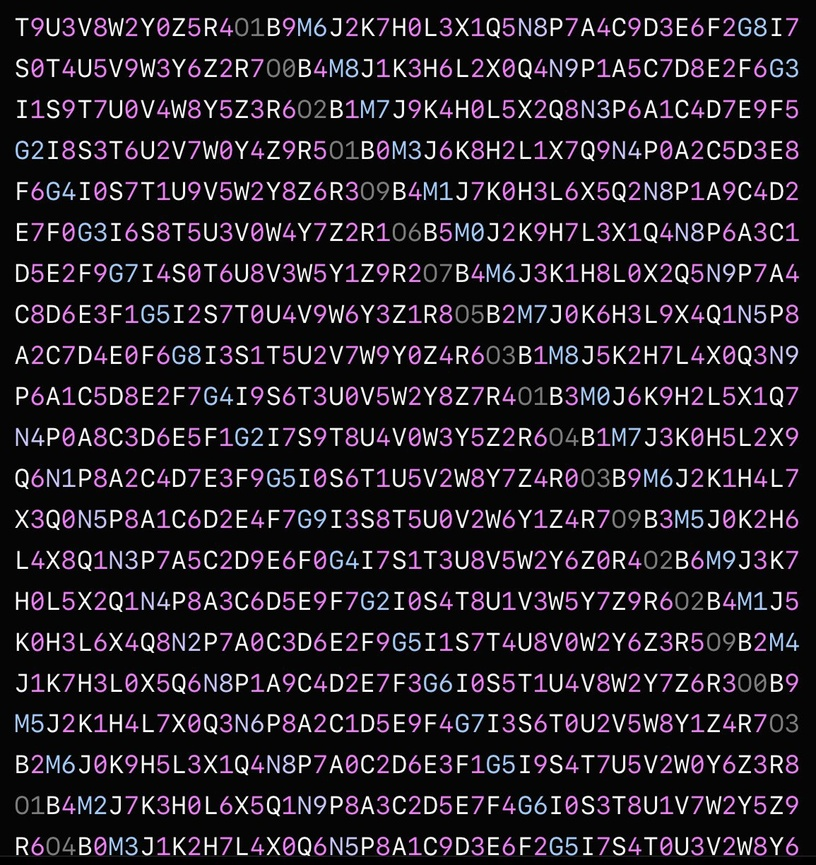
#> input picture puzzles/9vw04-gem-finder/data/puzzle_wayback.jpg, 816 x 865 px, shrunk from 1155 x 1224 before the run, found by its file name
$ python parse_grid.py
#> lines starting #> are read from the running program, lines starting #| are printed output that depends on the picture; after the words box and inside, x2 and y2 are one past the last pixel; in counts of white or black regions, pixels touching at a corner belong together
# -*- coding: utf-8 -*-
"""9vw04: разбор сетки 21x50 -> матрица цветов ячеек."""
from PIL import Image
import numpy as np

P = r"C:\Users\Admin\OneDrive\Desktop\master\puzzles\9vw04-gem-finder\data\puzzle_wayback.jpg"
a = np.asarray(Image.open(P).convert("RGB")).astype(int)
H, W, _ = a.shape
#> H = 865; W = 816
lum = a.sum(axis=2)
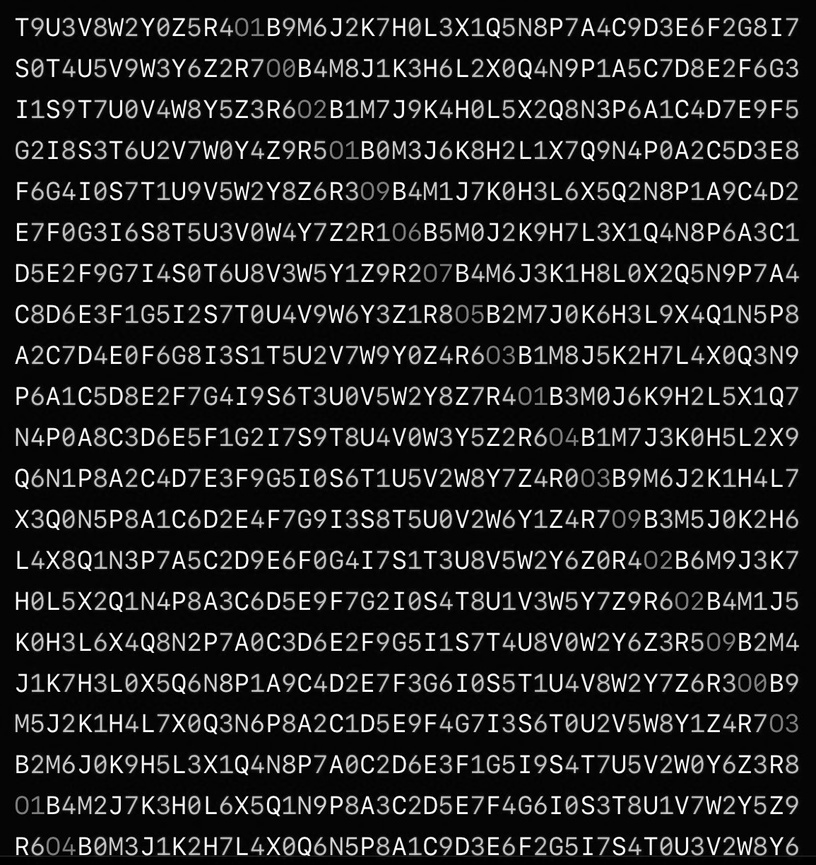
#> lum: shape (865, 816) int64; min 0, max 765, mean 97.7; drawn with min black and max white
mask = lum > 110
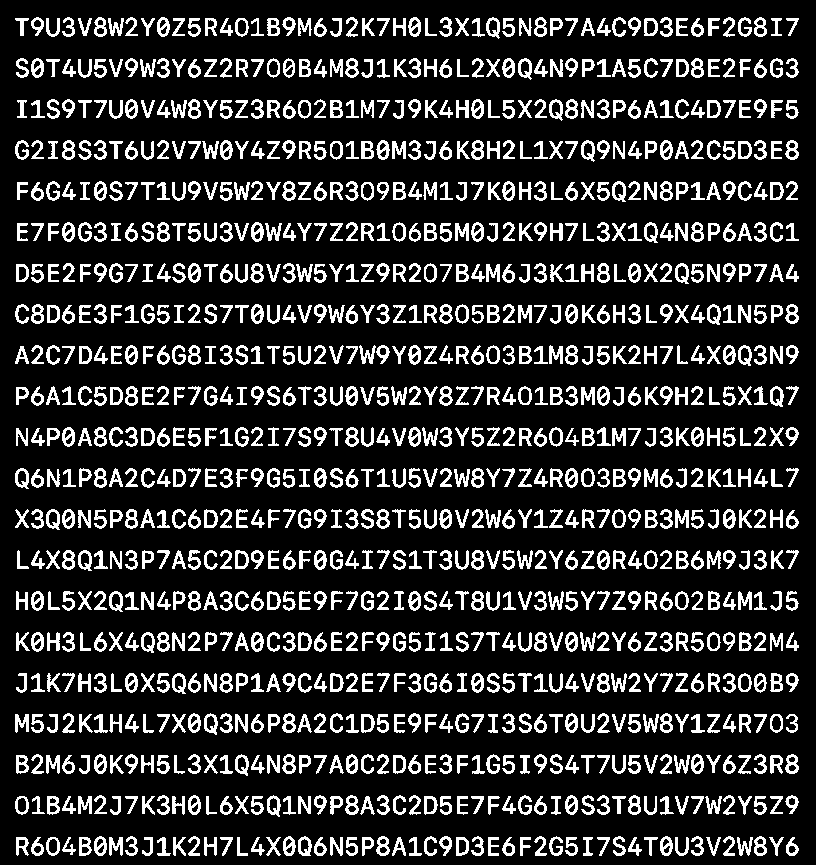
#> mask: shape (865, 816) bool; 17.6% white; 1050 white regions, largest, box (x1, y1, x2, y2) and area: (549, 345, 563, 364) 163, (738, 591, 752, 610) 163, (46, 755, 60, 774) 163

# --- колонки ---
cols = mask.sum(axis=0)
#> cols = 816 values, max 316 at index 740, min 0 at index 0, mean 152.4
bands = []
s = None
for i in range(len(cols)):
    if cols[i] > 2 and s is None:
        s = i
    elif cols[i] <= 2 and s is not None:
        bands.append([s, i - 1])
        s = None
#> after the loop, bands = 43 pairs, first value 15 to 785, second value 28 to 798
if s is not None:
    bands.append([s, len(cols) - 1])
fixed = []
for b in bands:
    if b[1] - b[0] + 1 > 32:
        mid = (b[0] + b[1]) // 2
        fixed.append([b[0], mid]); fixed.append([mid + 1, b[1]])
    else:
        fixed.append(b)
#> this loop made 43 passes
#> b on passes 1 to 12: [15, 28], [31, 44], [46, 59], [62, 75], [78, 91], [94, 123], [125, 138], [140, 155], [157, 186], [188, 200], [203, 218], [220, 232]
#> after the loop, fixed has the same summary as bands

# --- строки ---
rr = mask.sum(axis=1)
#> rr = 865 values, max 444 at index 511, min 0 at index 0, mean 143.7
rows = []
s = None
for i in range(len(rr)):
    if rr[i] > 3 and s is None:
        s = i
    elif rr[i] <= 3 and s is not None:
        rows.append([s, i - 1]); s = None
#> after the loop, rows = [[17, 36], [58, 77], [99, 118], [140, 160], [181, 201], [222, 242], [263, 283], [304, 323], [345, 364], [386, 405], [427, 446], [468, 487], [509, 528], [550, 570], [591, 610], [632, 651], [673, 693], [713, 732], [754, 773], [795, 814], [836, 855]]
if s is not None:
    rows.append([s, len(rr) - 1])

print("grid", len(rows), "x", len(fixed))
#| grid 21 x 43

def classify(rgb):
    r, g, b = rgb
    mx = max(rgb); mn = min(rgb)
    sat = mx - mn
    # белый: все высокие, низкая насыщенность
    if mn > 170 and sat < 60:
        return "W"
    # серый: средний уровень, низкая насыщенность
    if sat < 55:
        return "K"  # grey
    # розовый/маджента: R высокий, B средне-высокий, G низкий
    if r > 150 and b > 90 and g < r - 40 and g < b + 60 and b < r + 40:
        return "P"  # pink
    # синий: B доминирует заметно над R
    if b > r + 40 and b > g + 20:
        return "B"
    # лаванда/фиолетовый: R и B высокие, G ниже
    if r > 120 and b > 150 and g < r - 25 and g < b - 25:
        return "L"
    # голубой (cyan-ish)
    if b > 150 and g > 120 and r < g - 20 and r < b - 20:
        return "C"
    return "?"

mat = []
raw = []
for y0, y1 in rows:
    line = []
    rawline = []
    for x0, x1 in fixed:
        cell = a[y0:y1 + 1, x0:x1 + 1]
        m = mask[y0:y1 + 1, x0:x1 + 1]
        px = cell[m]
        if len(px) == 0:
            line.append("."); rawline.append(None); continue
        med = np.median(px, axis=0)
        line.append(classify(med))
        rawline.append(med.astype(int).tolist())
    mat.append(line); raw.append(rawline)
#> this loop made 21 passes
#> (y0, y1) on passes 1 to 3: (17, 36), (58, 77), (99, 118)

for i, l in enumerate(mat):
    print(f"{i:2d} " + "".join(l))
#> this loop made 21 passes
#|  0 WPWPWKPWPPWPKKWPKKWPWPWPPWKPWWPWKPWPPWPKKWP
#|  1 WPWKWKPWKPWPWKKKWPKKWKWKPWKPWKKKKPWKPWPWPKK
#|  2 WPWPWKPWKPWPWPWPKKWPKKWKKWPKWKPKWPWPPWPWPWP
#|  3 KKWPWKPWKKWPWKWKWKKKWPKKPWKPWKKWKKWKPWKWPWP
#|  4 WPKKWKPWKPWPWPWPWPWPKKWKKWKPWKPWKPKKPWPWPWP
#|  5 WPWPKKPWKPWPWPWKWKWPWKKKPKWPWKKWKPWKKWPWKWP
#|  6 WPWPWKKWKPWPWPWPWPWPWPWKKWKKWKPWKPWKPKKWPWP
#|  7 WPWPWKPKKKWPWPWKWPWPWPWKPKKPKKPWPKWKPWPKKWP
#> (further printed lines are left out)

# Гистограмма палитры
from collections import Counter
c = Counter(ch for l in mat for ch in l)
print("chars:", dict(c))
#| chars: {'W': 318, 'P': 288, 'K': 294, '?': 2, 'L': 1}

# уникальные цвета (грубо)
allc = Counter()
for l in raw:
    for m in l:
        if m:
            allc[tuple(round(v / 20) * 20 for v in m)] += 1
print("top colors:")
for k, v in allc.most_common(15):
    print("   ", k, v)
#> this loop made 15 passes
#> (k, v) on passes 1 to 12: ((200, 200, 200), 158), ((180, 120, 180), 119), ((160, 100, 160), 80), ((220, 220, 220), 72), ((180, 140, 180), 62), ((160, 120, 180), 50), ((180, 180, 180), 45), ((160, 120, 160), 31), ((160, 100, 180), 29), ((140, 160, 180), 28), ((200, 140, 200), 18), ((120, 120, 120), 18)
#|     (200, 200, 200) 158
#|     (180, 120, 180) 119
#|     (160, 100, 160) 80
#|     (220, 220, 220) 72
#|     (180, 140, 180) 62
#|     (160, 120, 180) 50
#|     (180, 180, 180) 45
#|     (160, 120, 160) 31
#> (further printed lines are left out)

import json
json.dump({"rows": rows, "cols": fixed, "mat": mat, "raw": raw},
          open(r"C:\Users\Admin\OneDrive\Desktop\master\puzzles\9vw04-gem-finder\data\grid_colors.json", "w", encoding="utf-8"))
print("saved grid_colors.json")
